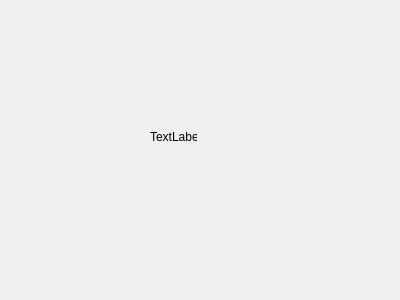
<?xml version="1.0" encoding="UTF-8"?>
<ui version="4.0">
 <class>QUaServerWidget</class>
 <widget class="QWidget" name="QUaServerWidget">
  <property name="geometry">
   <rect>
    <x>0</x>
    <y>0</y>
    <width>400</width>
    <height>300</height>
   </rect>
  </property>
  <property name="windowTitle">
   <string>Form</string>
  </property>
  <widget class="QLabel" name="label">
   <property name="geometry">
    <rect>
     <x>150</x>
     <y>130</y>
     <width>47</width>
     <height>13</height>
    </rect>
   </property>
   <property name="text">
    <string>TextLabel</string>
   </property>
  </widget>
 </widget>
 <resources/>
 <connections/>
</ui>
